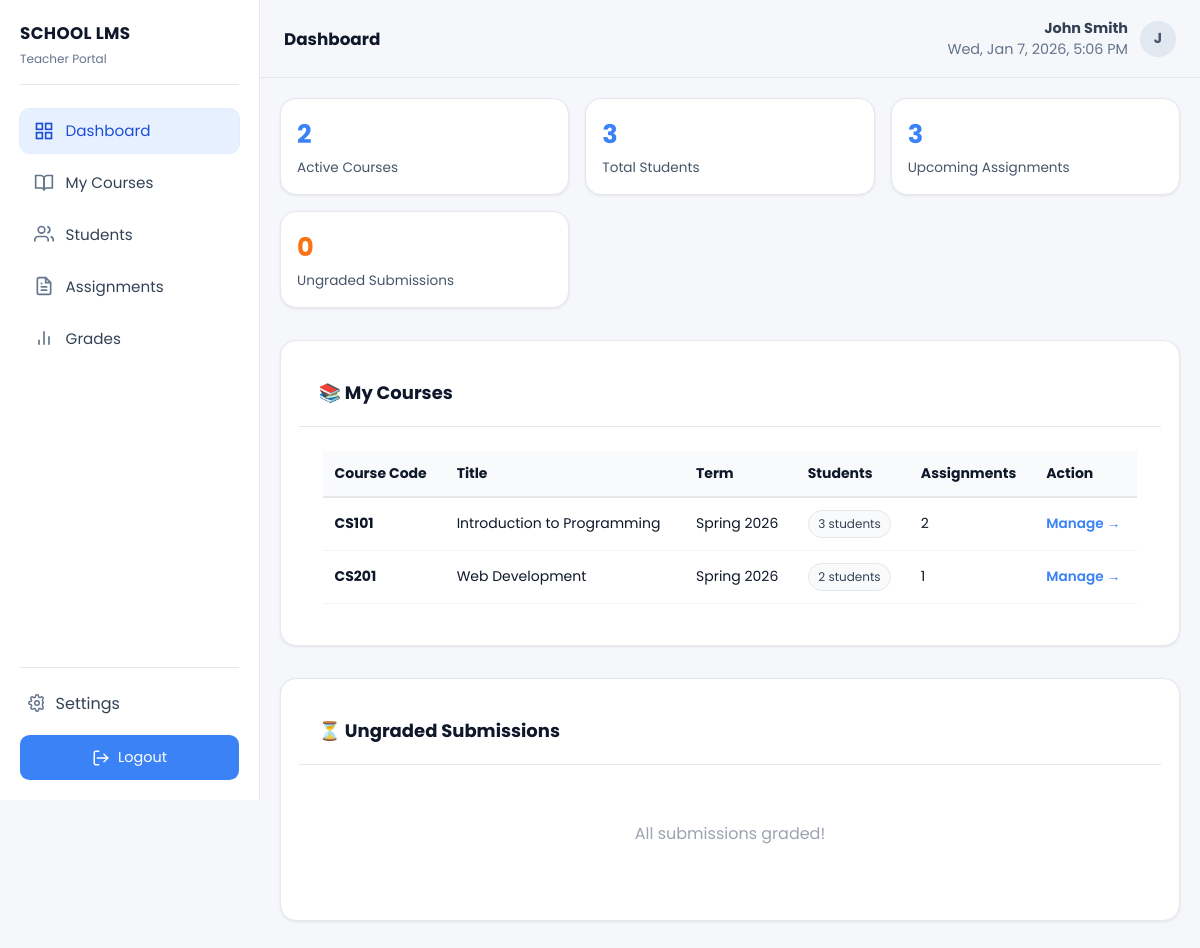
The page /teacher/dashboard.php (signed in) on the database its author committed.
### tables this page shows
CREATE TABLE IF NOT EXISTS courses (
    id INT PRIMARY KEY AUTO_INCREMENT,
    code VARCHAR(20) UNIQUE NOT NULL,
    title VARCHAR(200) NOT NULL,
    description LONGTEXT,
    teacher_id INT NOT NULL,
    term_id INT NOT NULL,
    credits INT,
    max_students INT,
    join_code VARCHAR(10) UNIQUE,
    status ENUM('active', 'archived') NOT NULL DEFAULT 'active',
    created_at TIMESTAMP DEFAULT CURRENT_TIMESTAMP,
    updated_at TIMESTAMP DEFAULT CURRENT_TIMESTAMP ON UPDATE CURRENT_TIMESTAMP,
    FOREIGN KEY (teacher_id) REFERENCES users(id) ON DELETE RESTRICT,
    FOREIGN KEY (term_id) REFERENCES academic_terms(id) ON DELETE RESTRICT,
    INDEX idx_teacher (teacher_id),
    INDEX idx_term (term_id),
    INDEX idx_status (status),
    INDEX idx_join_code (join_code)
);

CREATE TABLE IF NOT EXISTS academic_terms (
    id INT PRIMARY KEY AUTO_INCREMENT,
    name VARCHAR(100) NOT NULL,
    start_date DATE NOT NULL,
    end_date DATE NOT NULL,
    is_active BOOLEAN DEFAULT FALSE,
    created_at TIMESTAMP DEFAULT CURRENT_TIMESTAMP,
    updated_at TIMESTAMP DEFAULT CURRENT_TIMESTAMP ON UPDATE CURRENT_TIMESTAMP,
    INDEX idx_active (is_active)
);

### teacher/dashboard.php (the view, shortened to what this page needs)
<?php
require_once '../includes/Auth.php';
require_once '../includes/teacher_layout.php';
$user = Auth::getCurrentUser();
$teacher_id = $user['id'];
try {
    $stmt = $pdo->prepare("SELECT COUNT(*) as count FROM courses WHERE teacher_id = ? AND status = 'active'");
    $stmt->execute([$teacher_id]);
    $total_courses = $stmt->fetch(PDO::FETCH_ASSOC)['count'];
    $stmt = $pdo->prepare("
        SELECT COUNT(DISTINCT e.student_id) as count
        FROM enrollments e
        JOIN courses c ON e.course_id = c.id
        WHERE c.teacher_id = ? AND e.status = 'enrolled'
    ");
    $stmt->execute([$teacher_id]);
    $total_students = $stmt->fetch(PDO::FETCH_ASSOC)['count'];
    $stmt = $pdo->prepare("
        SELECT COUNT(DISTINCT a.id) as count
        FROM assignments a
        JOIN courses c ON a.course_id = c.id
        WHERE c.teacher_id = ? AND a.due_date >= NOW()
    ");
    $stmt->execute([$teacher_id]);
    $pending_assignments = $stmt->fetch(PDO::FETCH_ASSOC)['count'];
    $stmt = $pdo->prepare("
        SELECT COUNT(DISTINCT asub.id) as count
        FROM assignment_submissions asub
        JOIN assignments a ON asub.assignment_id = a.id
        JOIN courses c ON a.course_id = c.id
        WHERE c.teacher_id = ? AND asub.status = 'submitted'
    ");
    $stmt->execute([$teacher_id]);
    $ungraded = $stmt->fetch(PDO::FETCH_ASSOC)['count'];
} catch (Exception $e) {
    $total_courses = $total_students = $pending_assignments = $ungraded = 0;
}
?>
    <div style="max-width: 1200px; margin: 0 auto;">
        <div class="stats-grid" style="grid-template-columns:repeat(auto-fit,minmax(240px,1fr));">
            <div class="stat-card">
                <div class="stat-value"><?php echo $total_courses; ?></div>
                <div class="stat-label">Active Courses</div>
            </div>
            <div class="stat-card">
                <div class="stat-value"><?php echo $total_students; ?></div>
                <div class="stat-label">Total Students</div>
            </div>
            <div class="stat-card">
                <div class="stat-value"><?php echo $pending_assignments; ?></div>
                <div class="stat-label">Upcoming Assignments</div>
            </div>
            <div class="stat-card">
                <div class="stat-value" style="color: #f97316;"><?php echo $ungraded; ?></div>
                <div class="stat-label">Ungraded Submissions</div>
            </div>
        </div>
        <div class="card" style="margin-top: 2rem;">
            <div style="padding: 1.25rem; border-bottom: 1px solid #e5e7eb;">
                <h3 style="margin: 0; font-size: 1.125rem; font-weight: 700;">📚 My Courses</h3>
            </div>
            <div style="padding: 1.5rem;">
                <?php
                try {
                    $stmt = $pdo->prepare("
                        SELECT c.*, t.name as term_name,
                        (SELECT COUNT(DISTINCT student_id) FROM enrollments WHERE course_id = c.id AND status = 'enrolled') as student_count,
                        (SELECT COUNT(*) FROM assignments WHERE course_id = c.id) as assignment_count
                        FROM courses c
                        JOIN academic_terms t ON c.term_id = t.id
                        WHERE c.teacher_id = ? AND c.status = 'active'
                        ORDER BY c.created_at DESC
                    ");
                    $stmt->execute([$teacher_id]);
                    $courses = $stmt->fetchAll(PDO::FETCH_ASSOC);
                } catch (Exception $e) {
                    $courses = [];
                }
                if (!empty($courses)):
                ?>
                    <table class="table">
                        <thead>
                            <tr>
                                <th>Course Code</th>
                                <th>Title</th>
                                <th>Term</th>
                                <th>Students</th>
                                <th>Assignments</th>
                                <th>Action</th>
                            </tr>
                        </thead>
                        <tbody>
                            <?php foreach ($courses as $course): ?>
                            <tr>
                                <td><strong><?php echo htmlspecialchars($course['code']); ?></strong></td>
                                <td><?php echo htmlspecialchars($course['title']); ?></td>
                                <td><?php echo htmlspecialchars($course['term_name']); ?></td>
                                <td><span class="chip"><?php echo $course['student_count']; ?> students</span></td>
                                <td><?php echo $course['assignment_count']; ?></td>
                                <td>
                                    <a href="course-students.php?id=<?php echo $course['id']; ?>" style="color: #3b82f6; text-decoration: none; font-weight: 600; font-size: 0.85rem;">
                                        Manage →
                                    </a>
                                </td>
                            </tr>
                            <?php endforeach; ?>
                        </tbody>
                    </table>
                <?php else: ?>
                    <p style="text-align: center; color: #9ca3af; padding: 2rem;">You have no active courses</p>
                <?php endif; ?>
            </div>
        </div>
        <div class="card" style="margin-top: 2rem;">
            <div style="padding: 1.25rem; border-bottom: 1px solid #e5e7eb;">
                <h3 style="margin: 0; font-size: 1.125rem; font-weight: 700;">⏳ Ungraded Submissions</h3>
            </div>
            <div style="padding: 1.5rem;">
                <?php
                try {
                    $stmt = $pdo->prepare("
                        SELECT asub.*, a.title as assignment_title, c.code as course_code, u.first_name, u.last_name
                        FROM assignment_submissions asub
                        JOIN assignments a ON asub.assignment_id = a.id
                        JOIN courses c ON a.course_id = c.id
                        JOIN users u ON asub.student_id = u.id
                        WHERE c.teacher_id = ? AND asub.status = 'submitted'
                        ORDER BY asub.submitted_at DESC
                        LIMIT 5
                    ");
                    $stmt->execute([$teacher_id]);
                    $submissions = $stmt->fetchAll(PDO::FETCH_ASSOC);
                } catch (Exception $e) {
                    $submissions = [];
                }
                if (!empty($submissions)):
                ?>
                    <table class="table">
                        <thead>
                            <tr>
                                <th>Student</th>
                                <th>Assignment</th>
                                <th>Course</th>
                                <th>Submitted</th>
                                <th>Action</th>
                            </tr>
                        </thead>
                        <tbody>
                            <?php foreach ($submissions as $sub): ?>
                            <tr>
                                <td><?php echo htmlspecialchars($sub['first_name'] . ' ' . $sub['last_name']); ?></td>
                                <td><?php echo htmlspecialchars($sub['assignment_title']); ?></td>
                                <td><?php echo htmlspecialchars($sub['course_code']); ?></td>
                                <td style="font-size: 0.85rem; color: #6b7280;"><?php echo date('M d, Y', strtotime($sub['submitted_at'])); ?></td>
                                <td>
                                    <a href="grade-submission.php?id=<?php echo $sub['id']; ?>" style="color: #3b82f6; text-decoration: none; font-weight: 600; font-size: 0.85rem;">
                                        Grade →
                                    </a>
                                </td>
                            </tr>
                            <?php endforeach; ?>
                        </tbody>
                    </table>
                <?php else: ?>
                    <p style="text-align: center; color: #9ca3af; padding: 2rem;">All submissions graded!</p>
                <?php endif; ?>
            </div>
        </div>
    </div>

### includes/teacher_layout.php (style rules this page uses)
* { margin:0;padding:0;box-sizing:border-box }
:root { --bg-primary:#ffffff;--bg-secondary:#f6f7fb;--bg-sidebar:#ffffff;--text-primary:#0f172a;--text-secondary:#475569;--border-color:#e5e7eb;--shadow:0 1px 3px rgba(0,0,0,.08);--shadow-lg:0 10px 25px rgba(0,0,0,.08);--primary-color:#3b82f6;--primary-dark:#2563eb }
body { font-family:'Poppins',system-ui,Segoe UI,Roboto,Helvetica,Arial,sans-serif;background:var(--bg-secondary);color:var(--text-primary);display:flex;min-height:100vh }
.card { background:var(--bg-primary);border:1px solid var(--border-color);border-radius:1rem;padding:1.1rem;box-shadow:var(--shadow);margin-bottom:1rem }
.stats-grid { display:grid;grid-template-columns:repeat(auto-fit,minmax(220px,1fr));gap:1rem;margin-bottom:1rem }
.stat-card { background:#fff;border:1px solid var(--border-color);border-radius:1rem;padding:1rem;box-shadow:var(--shadow) }
.stat-value { font-size:1.6rem;font-weight:700;color:var(--primary-color);margin-bottom:.25rem }
.stat-label { color:var(--text-secondary);font-size:.85rem }
.chip { display:inline-flex;align-items:center;gap:.35rem;padding:.25rem .6rem;border-radius:999px;font-size:.75rem;border:1px solid var(--border-color);color:#334155;background:#f8fafc }
.table { width:100%;border-collapse:collapse;font-size:.875rem }
.table th,.table td { padding:.75rem;border-bottom:1px solid #f3f4f6;text-align:left }
.table thead { background:#f9fafb;border-bottom:2px solid var(--border-color) }

### rows shown on the page
courses: code "CS101", title "Introduction to Programming", term.name "Spring 2026", student_count "3", assignment_count "2"
courses: code "CS201", title "Web Development", term.name "Spring 2026", student_count "2", assignment_count "1"

### other values the page prints
$title "Dashboard"
$fullName ?: 'Teacher' "John Smith"
$fullName ? strtoupper($fullName[0]) : 'T' "J"
$total_courses "2"
$total_students "3"
$pending_assignments "3"
$ungraded "0"
